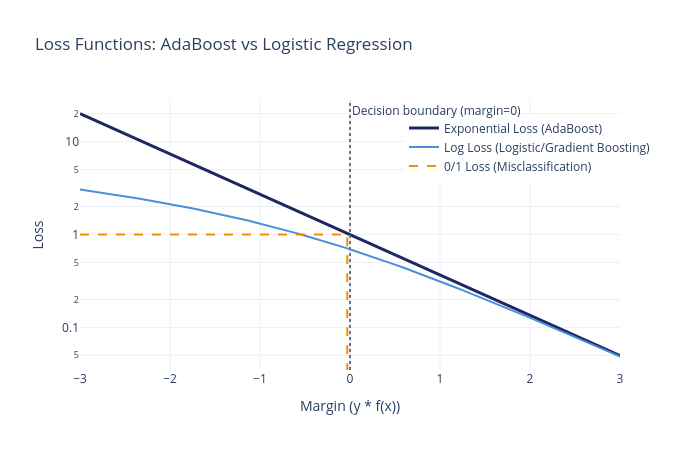

Here is the notebook cell this chart was saved with:
### Markdown cell above
---
## 3. Visualizing Exponential Loss and Weight Updates

### Code cell
# Show how exponential loss grows with margin
margin = np.linspace(-3, 3, 100)
exp_loss = np.exp(-margin)
log_loss = np.log(1 + np.exp(-margin))  # Logistic regression loss for comparison
zero_one_loss = (margin <= 0).astype(float)  # 0/1 loss for comparison

fig = go.Figure()
fig.add_trace(go.Scatter(
    x=margin, y=exp_loss, name="Exponential Loss (AdaBoost)",
    line=dict(color=COLORS["navy"], width=3),
))
fig.add_trace(go.Scatter(
    x=margin, y=log_loss, name="Log Loss (Logistic/Gradient Boosting)",
    line=dict(color=COLORS["accent"], width=2),
))
fig.add_trace(go.Scatter(
    x=margin, y=zero_one_loss, name="0/1 Loss (Misclassification)",
    line=dict(color=COLORS["orange"], width=2, dash="dash"),
))
fig.add_vline(x=0, line_dash="dot", line_color=COLORS["gray"],
              annotation_text="Decision boundary (margin=0)")
fig.update_layout(
    title="Loss Functions: AdaBoost vs Logistic Regression",
    xaxis_title="Margin (y * f(x))",
    yaxis_title="Loss",
    yaxis_type="log",
    height=450, width=700,
    legend=dict(x=0.6, y=0.95),
)
fig.show()
save_chart(fig, MODEL_SLUG, "loss_function_comparison")
